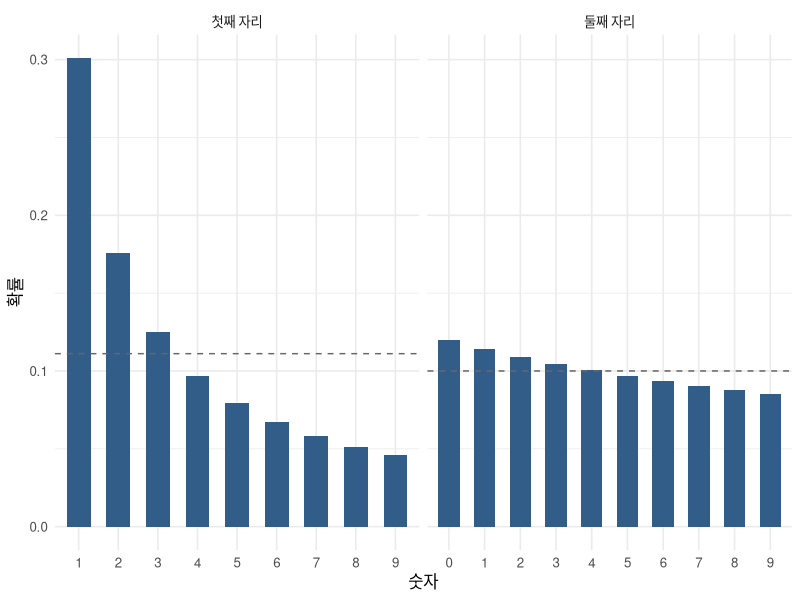
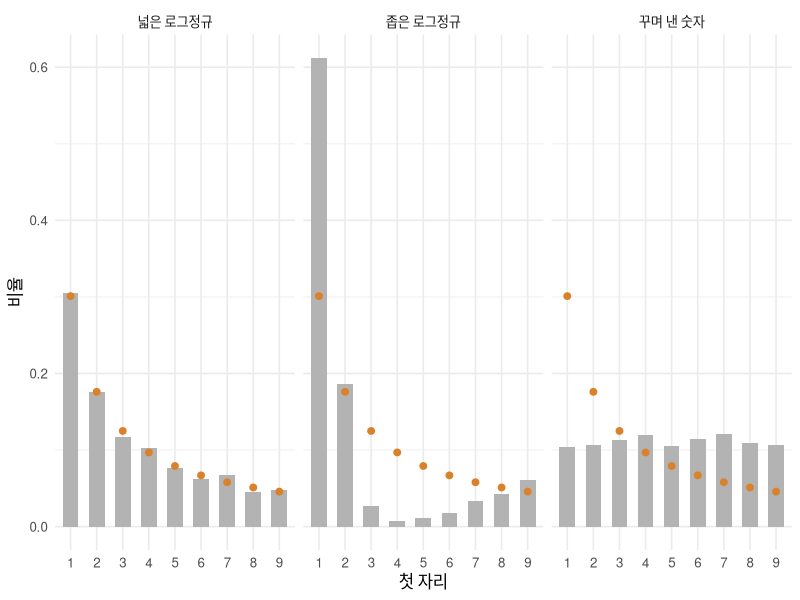
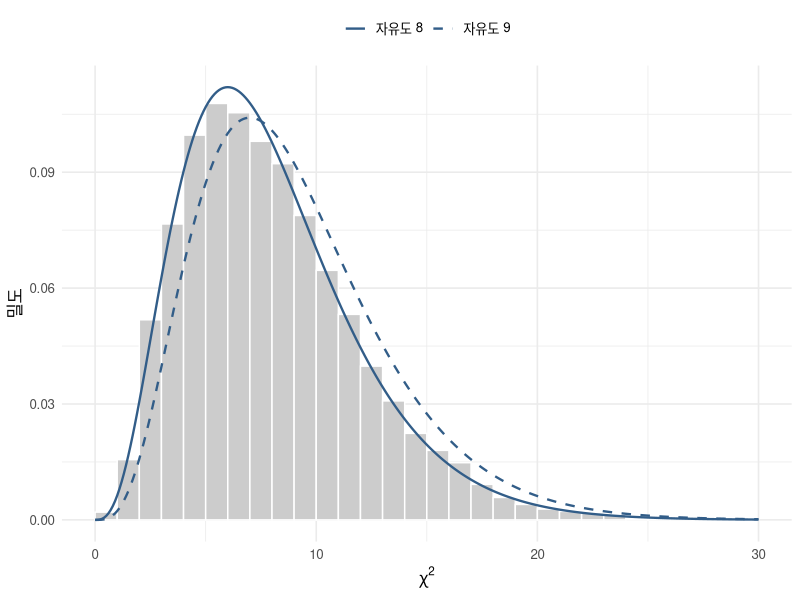
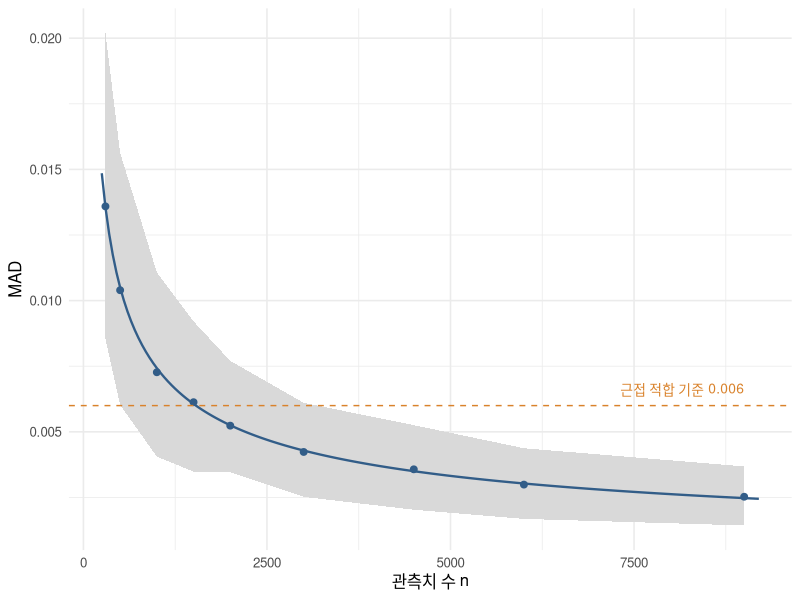

These figures' R source, in order:
## ---- chunk 1
#| label: setup
library(ggplot2)
set.seed(1938)
theme_set(theme_minimal(base_size = 12))
col_main <- "#325d88"; col_alt <- "#d9822b"

P <- log10(1 + 1 / (1:9))                                   # 벤포드 첫 자리 확률
first_digit <- function(x) {                                 # 양수의 첫 유효숫자
  x <- x[x > 0]; floor(x / 10^floor(log10(x)))
}
## ---- chunk 2
#| label: fig-benford
#| fig-cap: "벤포드 법칙의 첫 자리와 둘째 자리 분포. 점선은 균등분포이다."
#| fig-width: 8
#| fig-height: 3.2
P2 <- sapply(0:9, function(d) sum(log10(1 + 1 / (10 * (1:9) + d))))
bd <- rbind(data.frame(자리 = "첫째 자리", d = 1:9, p = P, u = 1 / 9),
            data.frame(자리 = "둘째 자리", d = 0:9, p = P2, u = 1 / 10))
bd$자리 <- factor(bd$자리, c("첫째 자리", "둘째 자리"))
ggplot(bd, aes(factor(d), p)) +
  geom_col(fill = col_main, width = 0.6) +
  geom_hline(aes(yintercept = u), linetype = "dashed", colour = "grey40") +
  facet_wrap(~자리, scales = "free_x") +
  labs(x = "숫자", y = "확률")
## ---- chunk 3
#| label: fig-examples
#| fig-cap: "세 예시 자료의 첫 자리 분포(막대)와 벤포드 분포(점)."
#| fig-width: 8
#| fig-height: 3.2
n0 <- 3000
ex <- list(`넓은 로그정규` = rlnorm(n0, 5, 2.5),
           `좁은 로그정규` = rlnorm(n0, 5, 0.4),
           `꾸며 낸 숫자`  = sample(100:999, n0, TRUE))
digit_tab <- function(x) tabulate(first_digit(x), 9)
fd <- do.call(rbind, lapply(names(ex), function(k)
  data.frame(자료 = k, d = 1:9, p = digit_tab(ex[[k]]) / n0, P = P)))
fd$자료 <- factor(fd$자료, names(ex))
ggplot(fd, aes(factor(d), p)) +
  geom_col(fill = "grey70", width = 0.6) +
  geom_point(aes(y = P), colour = col_alt, size = 2) +
  facet_wrap(~자료) + labs(x = "첫 자리", y = "비율")
## ---- chunk 4
#| label: fig-chisq-null
#| fig-cap: "귀무가설 아래에서 피어슨 통계량의 분포(n = 3,000, 5,000회 반복). 실선은 자유도 8, 점선은 자유도 9의 카이제곱 밀도이다."
#| fig-width: 8
#| fig-height: 3.4
chi_null <- replicate(5000, {
  O <- tabulate(sample(9, 3000, TRUE, P), 9)
  sum((O - 3000 * P)^2 / (3000 * P))
})
xs <- seq(0, 30, 0.1)
dens <- rbind(data.frame(x = xs, y = dchisq(xs, 8), df = "자유도 8"),
              data.frame(x = xs, y = dchisq(xs, 9), df = "자유도 9"))
ggplot(data.frame(chi = chi_null), aes(chi)) +
  geom_histogram(aes(y = after_stat(density)), binwidth = 1, boundary = 0, fill = "grey80", colour = "white") +
  geom_line(data = dens, aes(x, y, linetype = df), colour = col_main, linewidth = 0.8) +
  scale_linetype_manual(values = c("자유도 8" = "solid", "자유도 9" = "dashed"), name = NULL) +
  labs(x = expression(chi^2), y = "밀도") + theme(legend.position = "top")
## ---- chunk 5
#| label: three-methods
nigrini <- function(m) cut(m, c(-Inf, 0.006, 0.012, 0.015, Inf), right = FALSE,
                           labels = c("근접 적합", "수용 가능", "경계적 수용", "비적합"))
gof <- function(x) {
  O <- digit_tab(x); n <- sum(O); ph <- O / n
  chi <- sum((O - n * P)^2 / (n * P))
  dev <- abs(ph - P); cc <- ifelse(1 / (2 * n) < dev, 1 / (2 * n), 0)
  z   <- (dev - cc) / sqrt(P * (1 - P) / n)
  m   <- mean(dev)
  data.frame(n = n, `χ²` = chi, `χ² p값` = pchisq(chi, 8, lower.tail = FALSE),
             `Z>1.96 숫자` = paste(which(z > 1.96), collapse = ","),
             MAD = m, 판정 = nigrini(m), check.names = FALSE)
}
tab <- do.call(rbind, lapply(ex, gof))
tab$`χ² p값` <- ifelse(tab$`χ² p값` < 0.001, "<0.001", sprintf("%.3f", tab$`χ² p값`))
tab$`Z>1.96 숫자`[tab$`Z>1.96 숫자` == ""] <- "없음"
knitr::kable(tab, digits = 4)
## ---- chunk 6
#| label: chisq-power
q <- P; q[1] <- q[1] - 0.01; q[2] <- q[2] + 0.01

sim_gof <- function(n, prob, R = 500) {
  r <- replicate(R, {
    x <- tabulate(sample(9, n, TRUE, prob), 9)
    c(chi = sum((x - n * P)^2 / (n * P)), mad = mean(abs(x / n - P)))
  })
  data.frame(n = n, reject = mean(r["chi", ] > qchisq(0.95, 8)), mad = mean(r["mad", ]))
}
pw <- do.call(rbind, lapply(c(500, 1000, 2000, 4000, 9000, 20000), sim_gof, prob = q))
knitr::kable(pw, digits = 4, col.names = c("관측치 수 n", "χ² 기각률(5%)", "MAD 평균"))
## ---- chunk 7
#| label: fig-emad
#| fig-cap: "관측치 수에 따른 MAD의 기댓값. 선은 근사식, 점은 벤포드 분포에서 뽑은 모의 표본(각 300회)의 MAD 평균, 회색 띠는 5~95% 범위이다."
#| fig-width: 8
#| fig-height: 3.6
emad <- function(n) mean(sqrt(2 * P * (1 - P) / (pi * n)))
grid_n <- c(300, 500, 1000, 1500, 2000, 3000, 4500, 6000, 9000)
mc <- do.call(rbind, lapply(grid_n, function(n) {
  m <- replicate(300, mean(abs(tabulate(sample(9, n, TRUE, P), 9) / n - P)))
  data.frame(n = n, mean = mean(m), lo = quantile(m, 0.05), hi = quantile(m, 0.95))
}))
curve_df <- data.frame(n = seq(250, 9200, 50)); curve_df$emad <- sapply(curve_df$n, emad)
n_cross <- uniroot(function(n) emad(n) - 0.006, c(100, 10000))$root

ggplot() +
  geom_ribbon(data = mc, aes(n, ymin = lo, ymax = hi), fill = "grey85") +
  geom_line(data = curve_df, aes(n, emad), colour = col_main, linewidth = 0.8) +
  geom_point(data = mc, aes(n, mean), colour = col_main, size = 2) +
  geom_hline(yintercept = 0.006, linetype = "dashed", colour = col_alt) +
  annotate("text", x = 9000, y = 0.0066, label = "근접 적합 기준 0.006", hjust = 1, colour = col_alt, size = 3.5) +
  labs(x = "관측치 수 n", y = "MAD")
## ---- chunk 8
#| label: ar-benford
ar_benford <- function(n, phi) {
  z <- if (phi == 0) rnorm(n) else as.numeric(arima.sim(list(ar = phi), n)) * sqrt(1 - phi^2)
  O <- tabulate(floor(10^pnorm(z)), 9)                       # U ~ Uniform(0,1) 이면 floor(10^U) 는 벤포드
  c(mad = mean(abs(O / n - P)), rej = sum((O - n * P)^2 / (n * P)) > qchisq(0.95, 8))
}
dep <- t(sapply(c(0, 0.5, 0.9), function(f) rowMeans(replicate(400, ar_benford(3000, f)))))
knitr::kable(data.frame(`AR 계수` = c(0, 0.5, 0.9), `MAD 평균` = dep[, "mad"], `E[MAD] 근사` = emad(3000),
                        `χ² 기각률(5%)` = dep[, "rej"], check.names = FALSE), digits = 4)
